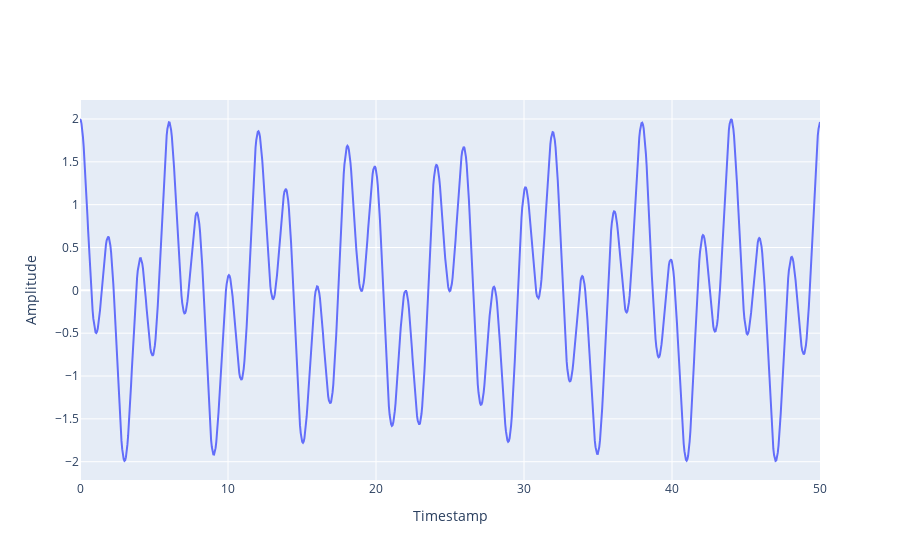

Write notebook code for a chart like this one.
### Markdown cell above
Here is another type of recurrent behaviour: if we let $f(t) = \cos(t) + \cos(\pi t)$ then it follows that $f$ is not periodic since the ratio of the two frequencies is irrational, i.e. we say that $\cos(t)$ and $\cos(\pi t)$ are _incommensurate_. Nevertheless, their sum produces recurrent behaviour:

### Code cell
x_nonperiodic = np.linspace(0, 50, 1000)
y_nonperiodic = np.cos(x_nonperiodic) + np.cos(np.pi * x_nonperiodic)

fig = go.Figure(data=go.Scatter(x=x_nonperiodic, y=y_nonperiodic))
fig.update_layout(xaxis_title="Timestamp", yaxis_title="Amplitude")
fig.show()

### Figure 1 — Plotly figure (JSON) as saved in the notebook; plotly's stock layout.template omitted (floating-point values rounded to 4 significant figures; data arrays with more than 128 entries replaced by an {"elided": "..."} marker saying what was removed)
{"data": [{"type": "scatter", "x": {"elided": "1000 float values"}, "y": {"elided": "1000 float values"}}], "layout": {"xaxis": {"title": {"text": "Timestamp"}}, "yaxis": {"title": {"text": "Amplitude"}}}}
